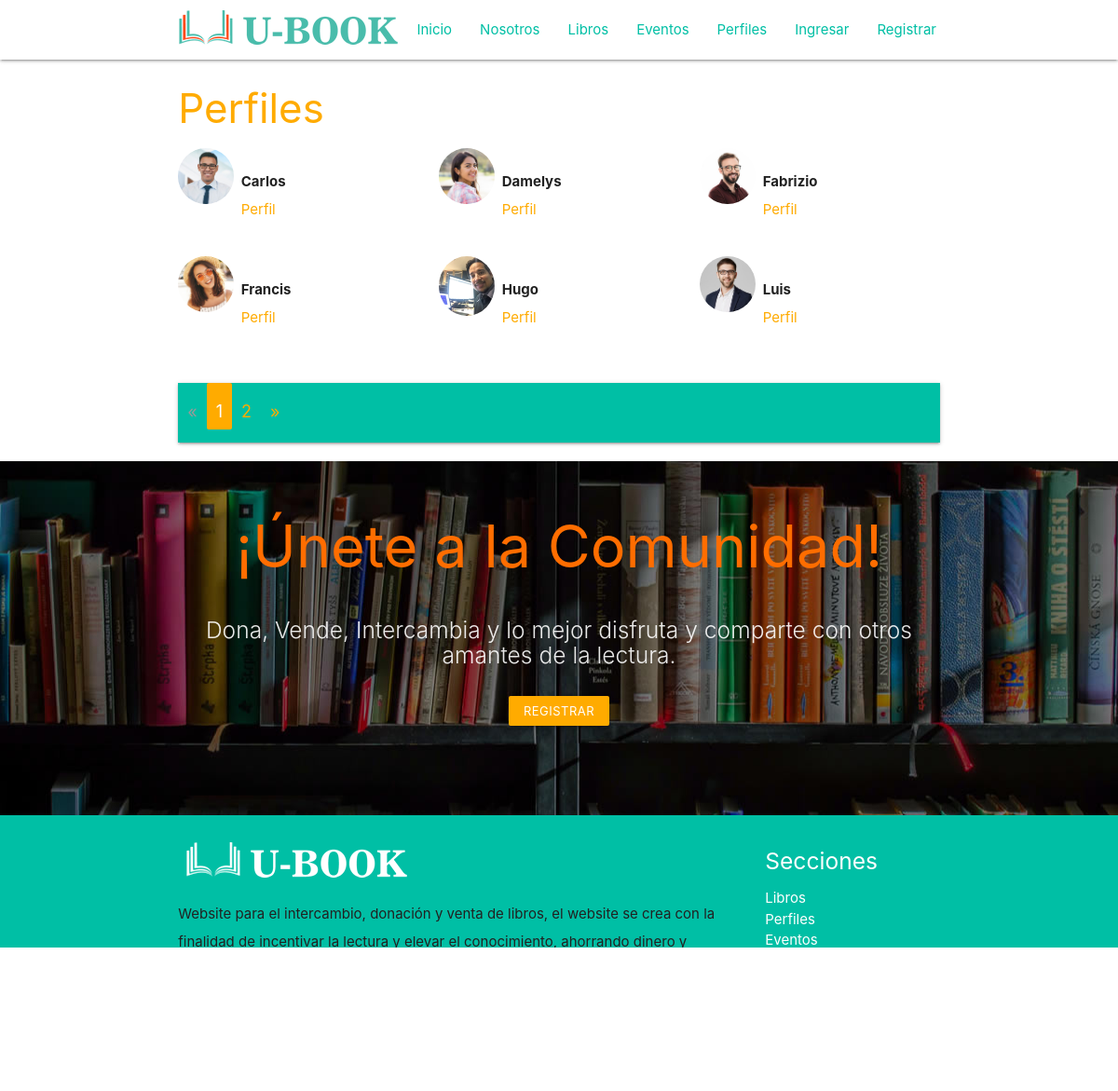
/profiles/, run on the app's committed database.
### registration/models.py (models this page shows)
class Profile(models.Model):
    user = models.OneToOneField(User, on_delete=models.CASCADE)
    avatar = models.ImageField(upload_to=custom_upload_to, null=True, blank=True)
    bio = models.TextField(null=True, blank=True)
    link = models.URLField(max_length=200, null=True, blank=True)
    class Meta:
        ordering = ['user__username']

### profiles/views.py (the view)
# urls.py: path('', ProfileListView.as_view(), name='list'),
class ProfileListView(ListView):
    model = Profile
    template_name = 'profiles/profile_list.html'
    paginate_by = 6

### profiles/templates/profiles/profile_list.html (shortened to what this page needs)
{% extends 'core/base.html' %}
{% load static %}
{% block content %}
<main role="main">
  <div class="container">
    <div class="row">
      <div class="col s12">
        <h3 class="amber-text text-accent-4">Perfiles</h3>
        <div class="row">
          {% for profile in profile_list %}
            <div class="col s6 m4">
              <div class="row">
                <div class="col s6 m4">
                  {% if profile.avatar %}
                    <img src="{{profile.avatar.url}}" class="circle responsive-img profile-avatar">
                  {% else %}
                    <img src="{% static 'registration/img/no-avatar.jpg' %}" class="circle responsive-img profile-avatar">
                  {% endif %}
                  <p class="profile-data">
                    <b>{{profile.user|truncatechars:"16"}}</b><br>
                    <a href="{% url 'profiles:detail' profile.user %}">Perfil</a>
                  </p>
                </div>
              </div>
            </div>
          {% endfor %}
        </div>
        {% if is_paginated %}
          <nav aria-label="Page navigation">
            <ul class="pagination justify-content-center">
              {% if page_obj.has_previous %}
                <li class="page-item ">
                  <a class="page-link" href="?page={{ page_obj.previous_page_number }}">&laquo;</a>
                </li>
              {% else %}
                <li class="page-item disabled">
                  <a class="page-link" href="#" tabindex="-1">&laquo;</a>
                </li>
              {% endif %}
              {% for i in paginator.page_range %}
                <li class="page-item {% if page_obj.number == i %}active{% endif %}">
                  <a class="page-link" href="?page={{ i }}">{{ i }}</a>
                </li>
              {% endfor %}
              {% if page_obj.has_next %}
                <li class="page-item ">
                  <a class="page-link" href="?page={{ page_obj.next_page_number }}">&raquo;</a>
                </li>
              {% else %}
                <li class="page-item disabled">
                  <a class="page-link" href="#" tabindex="-1">&raquo;</a>
                </li>
              {% endif %}
            </ul>
          </nav>
        {% endif %}
      </div>
    </div>
  </div>
</main>
{% endblock %}

### core/static/core/css/style.css (style rules this page uses)
nav ul a, nav .brand-logo { color: #00bfa5; }
nav { color: #fff; background-color: #00bfa5; }
.pagination li a { color: #ffab00; }
.pagination li.active { background-color: #ffab00; }
.pagination li { display: inline-block; border-radius: 2px; text-align: center; vertical-align: top; height: 50px; }
a { color: #ffab00; }
p { line-height: 2rem; }

### profiles/templates/profiles/profile_list.html (style rules this page uses)
.profile-avatar { float:left;width:4rem;height:4rem }
.profile-data { padding-left:4.5rem;padding-top:.4rem; }

### data on the page
Profile: avatar (picture), user "Carlos"
Profile: avatar (picture), user "Damelys"
Profile: avatar (picture), user "Fabrizio"
Profile: avatar (picture), user "Francis"
Profile: avatar (picture), user "Hugo"
Profile: avatar (picture), user "Luis"

### other printed values
{{ i }} "1" "2"
